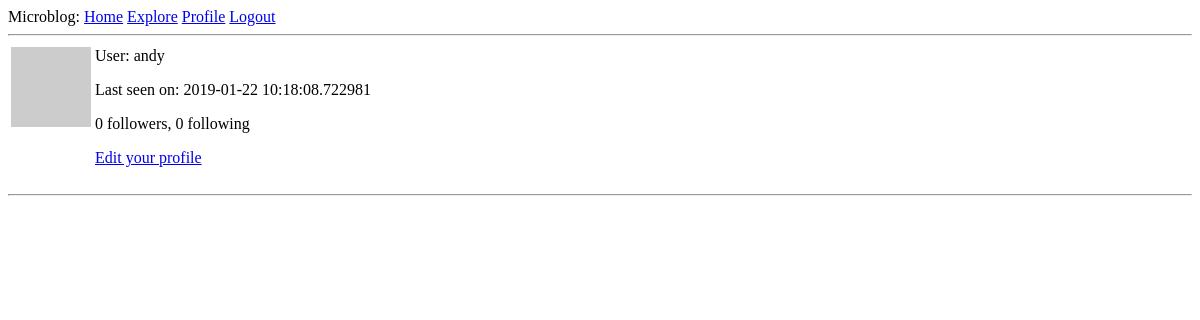
/user/andy (signed in), run on an earlier commit of the app's database.
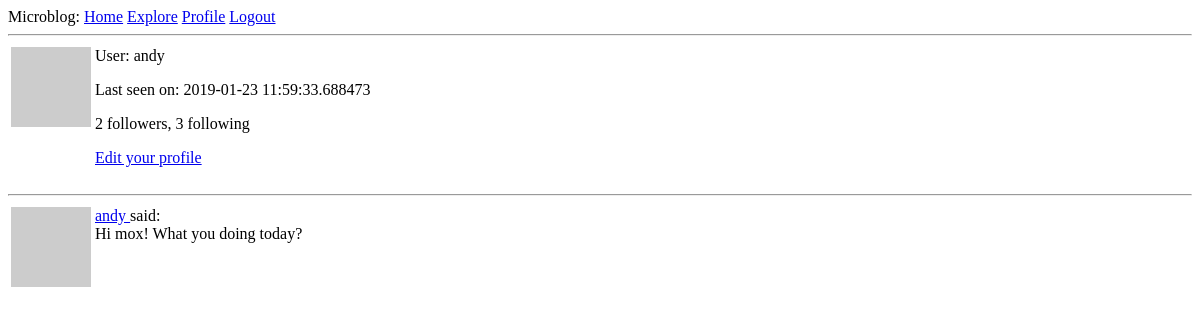
And on a later commit of the database.
### app/models.py (models this page shows, shortened)
class User(UserMixin, db.Model):
    id = db.Column(db.Integer, primary_key=True)
    username = db.Column(db.String(60), index=True, unique=True)
    email = db.Column(db.String(120), index=True, unique=True)
    password_hash = db.Column(db.String(128))
    posts = db.relationship('Post', backref='author', lazy='dynamic')
    about_me = db.Column(db.String(140))
    last_seen = db.Column(db.DateTime, default=datetime.utcnow)
    followed = db.relationship('User', secondary=followers,
                               primaryjoin=(followers.c.follower_id == id),
                               secondaryjoin=(followers.c.followed_id == id),
                               backref=db.backref('followers', lazy='dynamic'),
                               lazy='dynamic')
    def avatar(self, size):
        digest = md5(self.email.lower().encode('utf-8')).hexdigest()
        return f'https://www.gravatar.com/avatar/{digest}?d=identicon&s={size}'

class Post(db.Model):
    id = db.Column(db.Integer, primary_key=True)
    body = db.Column(db.String(140))
    timestamp = db.Column(db.DateTime, index=True, default=datetime.utcnow)
    user_id = db.Column(db.Integer, db.ForeignKey('user.id'))

### app/routes.py (the view)
@app.route('/user/<username>')
@login_required
def user(username):
    user = User.query.filter_by(username=username).first_or_404()
    posts = Post.query.filter_by(user_id=current_user.id).order_by(Post.timestamp.desc()).all()
    return render_template('user.html', title='Profile', user=user, posts=posts)

### app/models.py (called while the page is built)
@login.user_loader
def load_user(id):
    return User.query.get(int(id))

### app/routes.py (called while the page is built)
@app.before_request
def before_request():
    if current_user.is_authenticated:
        current_user.last_seen = datetime.utcnow()
        db.session.commit()

### app/templates/user.html (shortened to what this page needs)
{% extends 'base.html' %}
{% block content %}
    <table>
        <tr valign="top">
            <td><img src="{{ user.avatar(128) }}"></td>
            <td>User: {{ user.username }}
                {% if user.last_seen %}<p>Last seen on: {{ user.last_seen }}</p>{% endif %}
                <p>{{ user.followers.count() }} followers, {{ user.followed.count() }} following</p>
                {% if user == current_user %}
                <p><a href="{{ url_for('edit_profile') }}">Edit your profile</a></p>
                {% elif not current_user.is_following(user) %}
                <p><a href="{{ url_for('follow', username=user.username) }}">Follow</a></p>
                {% else %}
                <p><a href="{{ url_for('unfollow', username=user.username) }}">Unfollow</a></p>
                {% endif %}
            </td>
        </tr>
    </table>
    <hr>
    {% for post in posts %}
        {% include '_post.html' %}
    {% endfor %}
{% endblock %}

### app/templates/_post.html
<table>
        <tr valign="top">
            <td><img src="{{ post.author.avatar(36) }}"></td>
            <td>
                <a href="{{ url_for('user', username=post.author.username) }}">
                    {{ post.author.username }}
                </a>
                said:<br> {{ post.body }}
            </td>
        </tr>
</table>

What changed in the data, as far as the page shows it:
changed User "andy": last_seen "2019-01-22 10:18:08.722981" → "2019-01-23 11:59:33.688473"
added Post: author.username "andy", body "Hi mox! What you doing today?"
Also different on the page:
{{ user.followers.count() }}: "0" → "2"
{{ user.followed.count() }}: "0" → "3"
